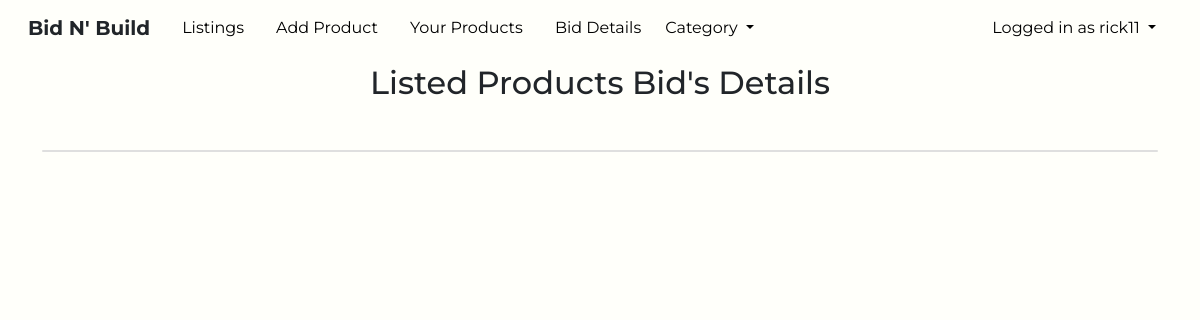
The page /bid-details (signed in) on the database as committed earlier.
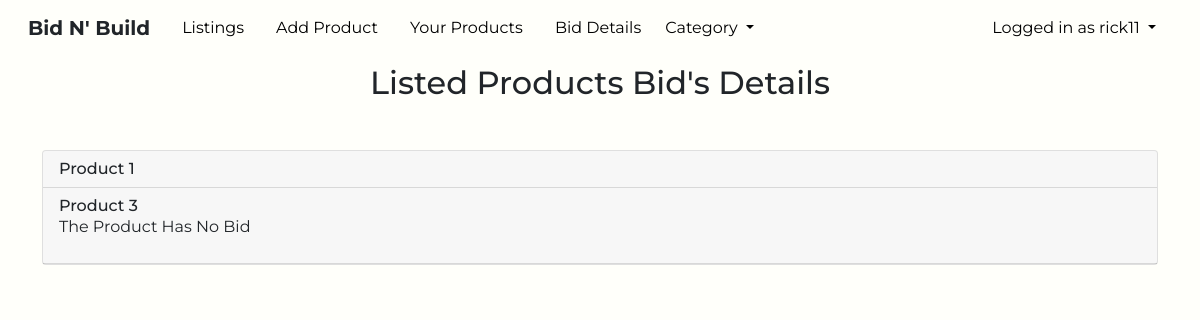
The same page on the database as committed later.
### home/models.py (models this page shows, shortened)
class Product(models.Model):
    title=models.CharField(max_length=255)
    author=models.ForeignKey(Customer, on_delete=models.CASCADE)
    order=models.BooleanField(default=False)
    product_image = models.ImageField(null=True, blank=True, upload_to='images/products/')
    desc=RichTextField(blank=True, null=True)
    price=models.DecimalField(max_digits=8, decimal_places=2)
    category=models.ForeignKey(Category, on_delete=models.CASCADE)
    created_at = models.DateTimeField(auto_now_add=True)
    updated_at = models.DateTimeField(auto_now=True)

### home/views.py (the view)
# urls.py: path('bid-details', views.bid_details, name='bid_details'),
def bid_details(request):
    try:
        pk=Customer.objects.get(user=request.user)
        all_posted_product=Product.objects.filter(author=pk).order_by('created_at')
        cats_menu=Category.objects.all()
        context={
            'all_posted_product' : all_posted_product,
            'cats_menu' : cats_menu,
            }
        return render(request,'product/bid_details.html',context)
    except:
        messages.warning(request, "You have no Bid details")
        return redirect('all_product_details')

### templates/product/bid_details.html (shortened to what this page needs)
{% extends 'base.html' %}
{% load static %}
{% block body %}
      <section id="view-listed-products">
        <h2 class="text-center">Listed Products Bid's Details</h2>
          <div class="container my-5">
          <div id="accordion">
            <div class="card">
              {% for product in all_posted_product %}
                  <div class="card-header" id="headingTwo" data-toggle="collapse" data-target="#product_{{product.pk}}" aria-expanded="true" aria-controls="product_{{product.pk}}">
                    {% if product.bids.all.count %}
                     <h6 class="mb-0">{{ product.title }}</h6>
                     {% else %}
                    <h6 class="mb-0">{{ product.title }}</h6>
                    <p>The Product Has No Bid</p>
                    {% endif %}
                  </div>
                  {% endfor %}
            </div>
          </div>
        </div>
        </section>
{% endblock body %}

Rows that differ between the two databases and show on the page:
added Product: title "Product 1"
added Product: title "Product 3"
